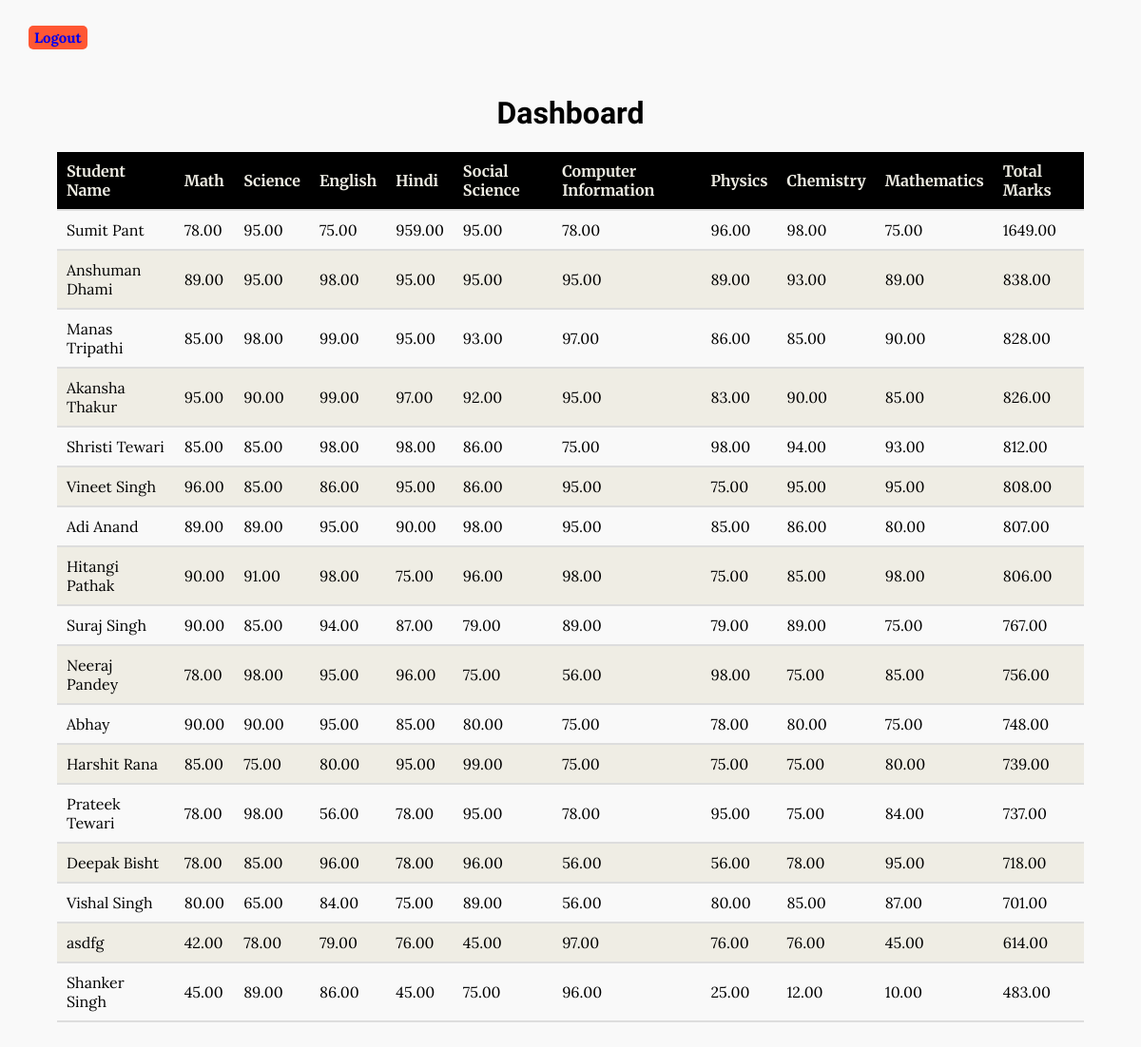
Page /lava/dashboard/ (signed in) on the committed database.
### core/models.py (models this page shows, shortened)
class Student(models.Model):
    name = models.CharField(max_length=100)
    email = models.CharField(max_length=30)
    phone = models.CharField(max_length=10, blank=True, null=True)
    math_marks = models.DecimalField(max_digits=5, decimal_places=2, null=True, blank=True)
    science_marks = models.DecimalField(max_digits=5, decimal_places=2, null=True, blank=True)
    english_marks = models.DecimalField(max_digits=5, decimal_places=2, null=True, blank=True)
    hindi_marks = models.DecimalField(max_digits=5, decimal_places=2, null=True, blank=True)
    social_science_marks = models.DecimalField(max_digits=5, decimal_places=2, null=True, blank=True)
    computer_information_marks = models.DecimalField(max_digits=5, decimal_places=2, null=True, blank=True)
    physics_marks = models.DecimalField(max_digits=5, decimal_places=2, null=True, blank=True)
    chemistry_marks = models.DecimalField(max_digits=5, decimal_places=2, null=True, blank=True)
    mathematics_marks = models.DecimalField(max_digits=5, decimal_places=2, null=True, blank=True)

### lava/views.py (the view)
# urls.py: path('dashboard/', views.dashboard, name='dashboard'),
@login_required(login_url='login')
def dashboard(request):
    students = Student.objects.all()
    for student in students:
        total_marks = 0
        marks_list = [
            student.math_marks,
            student.science_marks,
            student.english_marks,
            student.hindi_marks,
            student.social_science_marks,
            student.computer_information_marks,
            student.physics_marks,
            student.chemistry_marks,
            student.mathematics_marks
        ]
        for mark in marks_list:
            if mark is not None:
                total_marks += mark
        student.total_marks = total_marks
    students = sorted(students, key=lambda x: x.total_marks, reverse=True)
    return render(request, 'dashboard.html', {'students': students})

### lava/templates/dashboard.html (shortened to what this page needs)
<!DOCTYPE html>
<html lang="en">
<head>
</head>
<body>
    <div class="container">
        <span class="logout"><a href="{% url 'logout' %}" style="text-decoration: none !important;"><strong>Logout</strong></a></span>
    <div class="container">
        <h1>Dashboard</h1>
        <table>
            <thead>
                <tr>
                    <th>Student Name</th>
                    <th>Math</th>
                    <th>Science</th>
                    <th>English</th>
                    <th>Hindi</th>
                    <th>Social Science</th>
                    <th>Computer Information</th>
                    <th>Physics</th>
                    <th>Chemistry</th>
                    <th>Mathematics</th>
                    <th>Total Marks</th>
                </tr>
            </thead>
            <tbody>
                {% for student in students %}
                <tr>
                    <td>{{ student.name }}</td>
                    <td>{{ student.math_marks }}</td>
                    <td>{{ student.science_marks }}</td>
                    <td>{{ student.english_marks }}</td>
                    <td>{{ student.hindi_marks }}</td>
                    <td>{{ student.social_science_marks }}</td>
                    <td>{{ student.computer_information_marks }}</td>
                    <td>{{ student.physics_marks }}</td>
                    <td>{{ student.chemistry_marks }}</td>
                    <td>{{ student.mathematics_marks }}</td>
                    <td>{{ student.total_marks }}</td>
                </tr>
                {% endfor %}
            </tbody>
        </table>
    </div>
</body>
</html>

### lava/templates/dashboard.html (style rules this page uses)
body { font-family: 'Vidaloka', serif; background-color: #F9F9F9; color: #000000; margin: 0; padding: 0; }
.container { max-width: 15000px; margin: 0 auto; padding: 30px; }
h1 { color: #000000; text-align: center; }
table { width: 100%; border-collapse: collapse; border-spacing: 0; margin-top: 20px; }
th, td { padding: 10px; text-align: left; border-bottom: 2px solid #ddd; }
th { font-family: 'Merriweather', serif; background-color: #000000; color: #EFEDE4; }
td { font-family: 'Lora', serif; }
tr:nth-child(even) { background-color: #EFEDE4; }
.logout { font-family: 'Lora', serif; color:#000000; margin-left: 0px; margin-right: 0px; width: 93%; padding: 3px 6px; border-radius: 5px; background-color: #FF5733; font-size: 15px }

### rows in the picture
Student: name "Sumit Pant", math_marks "78.00", science_marks "95.00", english_marks "75.00", hindi_marks "959.00", social_science_marks "95.00", computer_information_marks "78.00", physics_marks "96.00", chemistry_marks "98.00", mathematics_marks "75.00", total_marks "1649.00"
Student: name "Anshuman Dhami", math_marks "89.00", science_marks "95.00", english_marks "98.00", hindi_marks "95.00", social_science_marks "95.00", computer_information_marks "95.00", physics_marks "89.00", chemistry_marks "93.00", mathematics_marks "89.00", total_marks "838.00"
Student: name "Manas Tripathi", math_marks "85.00", science_marks "98.00", english_marks "99.00", hindi_marks "95.00", social_science_marks "93.00", computer_information_marks "97.00", physics_marks "86.00", chemistry_marks "85.00", mathematics_marks "90.00", total_marks "828.00"
Student: name "Akansha Thakur", math_marks "95.00", science_marks "90.00", english_marks "99.00", hindi_marks "97.00", social_science_marks "92.00", computer_information_marks "95.00", physics_marks "83.00", chemistry_marks "90.00", mathematics_marks "85.00", total_marks "826.00"
Student: name "Shristi Tewari", math_marks "85.00", science_marks "85.00", english_marks "98.00", hindi_marks "98.00", social_science_marks "86.00", computer_information_marks "75.00", physics_marks "98.00", chemistry_marks "94.00", mathematics_marks "93.00", total_marks "812.00"
Student: name "Vineet Singh", math_marks "96.00", science_marks "85.00", english_marks "86.00", hindi_marks "95.00", social_science_marks "86.00", computer_information_marks "95.00", physics_marks "75.00", chemistry_marks "95.00", mathematics_marks "95.00", total_marks "808.00"
Student: name "Adi Anand", math_marks "89.00", science_marks "89.00", english_marks "95.00", hindi_marks "90.00", social_science_marks "98.00", computer_information_marks "95.00", physics_marks "85.00", chemistry_marks "86.00", mathematics_marks "80.00", total_marks "807.00"
Student: name "Hitangi Pathak", math_marks "90.00", science_marks "91.00", english_marks "98.00", hindi_marks "75.00", social_science_marks "96.00", computer_information_marks "98.00", physics_marks "75.00", chemistry_marks "85.00", mathematics_marks "98.00", total_marks "806.00"
Student: name "Suraj Singh", math_marks "90.00", science_marks "85.00", english_marks "94.00", hindi_marks "87.00", social_science_marks "79.00", computer_information_marks "89.00", physics_marks "79.00", chemistry_marks "89.00", mathematics_marks "75.00", total_marks "767.00"
Student: name "Neeraj Pandey", math_marks "78.00", science_marks "98.00", english_marks "95.00", hindi_marks "96.00", social_science_marks "75.00", computer_information_marks "56.00", physics_marks "98.00", chemistry_marks "75.00", mathematics_marks "85.00", total_marks "756.00"
Student: name "Abhay", math_marks "90.00", science_marks "90.00", english_marks "95.00", hindi_marks "85.00", social_science_marks "80.00", computer_information_marks "75.00", physics_marks "78.00", chemistry_marks "80.00", mathematics_marks "75.00", total_marks "748.00"
Student: name "Harshit Rana", math_marks "85.00", science_marks "75.00", english_marks "80.00", hindi_marks "95.00", social_science_marks "99.00", computer_information_marks "75.00", physics_marks "75.00", chemistry_marks "75.00", mathematics_marks "80.00", total_marks "739.00"
Student: name "Prateek Tewari", math_marks "78.00", science_marks "98.00", english_marks "56.00", hindi_marks "78.00", social_science_marks "95.00", computer_information_marks "78.00", physics_marks "95.00", chemistry_marks "75.00", mathematics_marks "84.00", total_marks "737.00"
Student: name "Deepak Bisht", math_marks "78.00", science_marks "85.00", english_marks "96.00", hindi_marks "78.00", social_science_marks "96.00", computer_information_marks "56.00", physics_marks "56.00", chemistry_marks "78.00", mathematics_marks "95.00", total_marks "718.00"
Student: name "Vishal Singh", math_marks "80.00", science_marks "65.00", english_marks "84.00", hindi_marks "75.00", social_science_marks "89.00", computer_information_marks "56.00", physics_marks "80.00", chemistry_marks "85.00", mathematics_marks "87.00", total_marks "701.00"
Student: name "asdfg", math_marks "42.00", science_marks "78.00", english_marks "79.00", hindi_marks "76.00", social_science_marks "45.00", computer_information_marks "97.00", physics_marks "76.00", chemistry_marks "76.00", mathematics_marks "45.00", total_marks "614.00"
Student: name "Shanker Singh", math_marks "45.00", science_marks "89.00", english_marks "86.00", hindi_marks "45.00", social_science_marks "75.00", computer_information_marks "96.00", physics_marks "25.00", chemistry_marks "12.00", mathematics_marks "10.00", total_marks "483.00"
